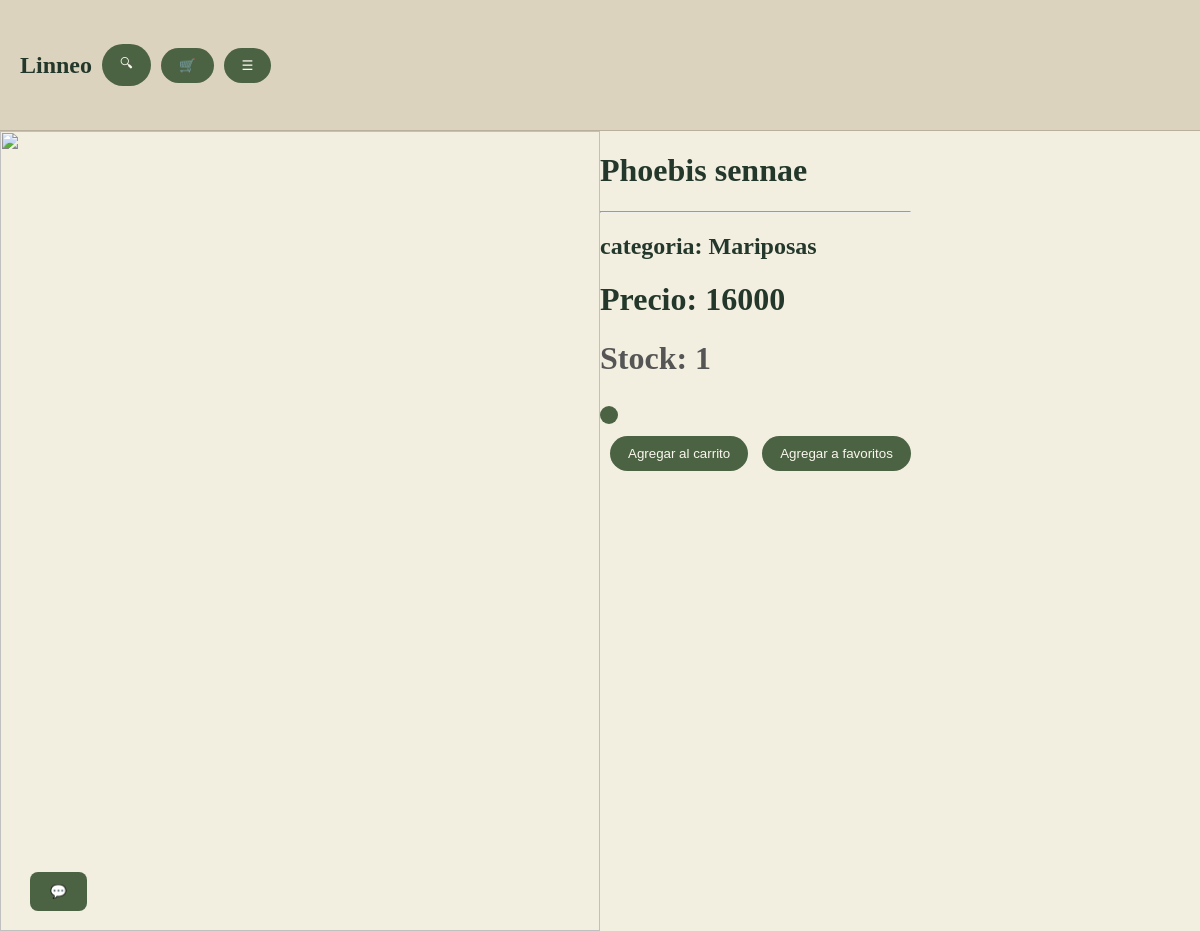
Screenshot of /producto/Phoebis sennae with the database file from the repository.
### tables this page shows
CREATE TABLE productos (
            codigo TEXT PRIMARY KEY,
            nombre TEXT NOT NULL,
            categoria TEXT NOT NULL DEFAULT '',
            precio_compra INTEGER NOT NULL DEFAULT 0 CHECK(precio_compra >= 0),
            precio_manufactura INTEGER NOT NULL DEFAULT 0 CHECK(precio_manufactura >= 0),
            precio_venta INTEGER NOT NULL CHECK(precio_venta >= 0),
            stock INTEGER NOT NULL DEFAULT 0 CHECK(stock >= 0),
            stock_minimo INTEGER NOT NULL DEFAULT 0 CHECK(stock_minimo >= 0),
            activo INTEGER NOT NULL DEFAULT 1 CHECK(activo IN (0,1)),
            creado_en TEXT NOT NULL DEFAULT CURRENT_TIMESTAMP
        );

### backend/main.py (the view)
@app.route("/producto/<path:nombre>")
def producto(nombre):
    producto = obtener_producto(nombre)
    if producto is None:
        return "Producto no encontrado", 404
    return render_template(
        "producto.html",
        producto=producto
    )

### backend/main.py (called while the page is built)
@app.after_request
def agregar_cabeceras_seguridad(response):
    response.headers["X-Content-Type-Options"] = "nosniff"
    response.headers["X-Frame-Options"] = "DENY"
    response.headers["Referrer-Policy"] = "strict-origin-when-cross-origin"
    response.headers["Permissions-Policy"] = (
        "camera=(), microphone=(), geolocation=()"
    )
    if request.path.startswith("/api/"):
        response.headers["Cache-Control"] = "no-store"
    return response

def obtener_producto(nombre):
    conexion = sqlite3.connect(BASE_DATOS)
    conexion.row_factory = sqlite3.Row
    try:
        cursor = conexion.cursor()
        cursor.execute("""
            SELECT *
            FROM productos
            WHERE nombre = ?
        """, (nombre,))
        producto = cursor.fetchone()
        if producto is None:
            return None
        return dict(producto)
    finally:
        conexion.close()

### frontend/producto.html (shortened to what this page needs)
	<!DOCTYPE html>
	<html lang="es">
	<head>
		<link rel="stylesheet" href="/css/variables.css">
	</head>
	<body>
		<header class="barra" id="barra_global">
			<h2>Linneo</h2>
			<button
				class="button"
				id="buscarbtn"
				type="button"
			>
				🔍︎
			</button>
			<button
				class="button"
				id="carritobtn"
				type="button"
			>
				🛒
			</button>
			<button
				class="button"
				id="menubtn"
				type="button"
			>
				☰
			</button>
		</header>
		<div id="producto">
			<div id="imagen_zona">
				<img
					src="{{ url_for(
								'imagenes',
								nombre_archivo=producto.nombre.replace(' ', '_') + '.jpg'
							) }}"
				>
			</div>
			<div id="informacio_producto">
				<h1>{{producto.nombre}}</h1>
				<hr>
				<h2>categoria: {{producto.categoria}}</h2>
				<div>
					<h1>Precio: {{producto.precio_venta}}</h1>
					<h1 class="producto_stock">Stock: {{producto.stock}}</h1>
					<div class="disponibilidad_favicon">
					</div>
				</div>
				<button
					class="agregar-carrito button"
					type="button"
					data-producto-nombre="{{ producto.nombre }}"
					data-producto-precio="{{ producto.precio_venta }}"
				> Agregar al carrito
				</button>
				<button
					class="agregar-favoritos button"
					type="class"
					data-producto-nombre="{{producto.nombre}}"
					data-producto-precio="{{producto.precio_venta}}"
				>Agregar a favoritos
				</button>
			</div>
		</div>
		<button id="chat_btn" class="button">💬</button>
	</body>
	</html>

### frontend/css/variables.css (style rules this page uses)
:root { --fondo: rgb(242, 239, 225); --beige: rgb(220, 211, 190); --texto: rgb(35, 55, 42); --texto-secundario: rgb(91, 101, 87); --verde-musgo: rgb(76, 99, 67); --verde-hover: rgb(49, 75, 55); --terracota: rgb(163, 99, 72); --terracota-hover: rgb(132, 76, 56); --ocre: rgb(185, 145, 70); --ocre-oscuro: rgb(143, 111, 51); --borde: rgb(184, 176, 157); --tarjeta: rgb(249, 247, 238); --precio: rgb(42, 72, 48); --footer: rgb(27, 39, 31); }
body { margin: 0; background-color: var(--fondo); color: var(--texto); font-family: "Cormorant Garamond", serif; }
#chat_btn { position: fixed; bottom: 20px; left: 20px; padding: 12px 20px; border: none; border-radius: 8px; cursor: pointer; z-index: 1000; }
.barra { background-color: var(--beige); border-bottom: 1px solid var(--borde); display: flex; align-items: center; padding: 15px 20px; }
#barra_global h2 { margin: 0; }
.button { background-color: var(--verde-musgo); color: var(--tarjeta); border: none; border-radius: 50px; padding: 10px 18px; margin-left: 10px; cursor: pointer; transition: background-color 0.2s ease, transform 0.2s ease; }
.disponibilidad_favicon { width: 18px; height: 18px; border-radius: 50%; display: inline-block; margin: 8px 0; background-color: var(--verde-musgo); }
.producto_stock { color: #555; }
#producto { display: flex; width: 100%; min-height: 100vh; }
#imagen_zona { width: 50%; display: flex; justify-content: center; align-items: center; overflow: hidden; }
#imagen_zona img { width: 100%; height: 100%; object-fit: contain; }

### rows the page displays
productos: nombre "Phoebis sennae", categoria "Mariposas", precio_venta "16000", stock "1"
